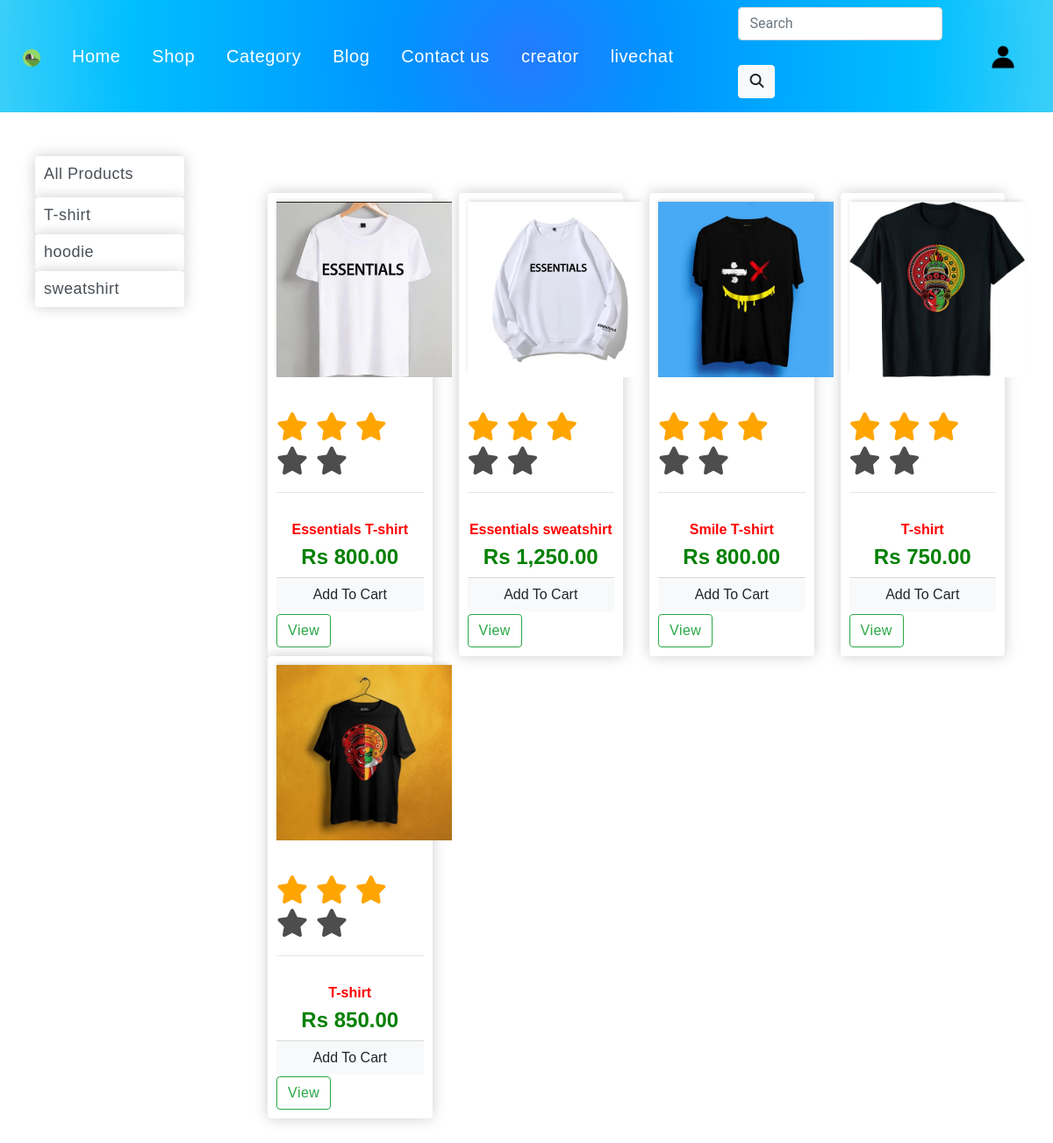
/home/categorie, run on an earlier commit of the app's database.
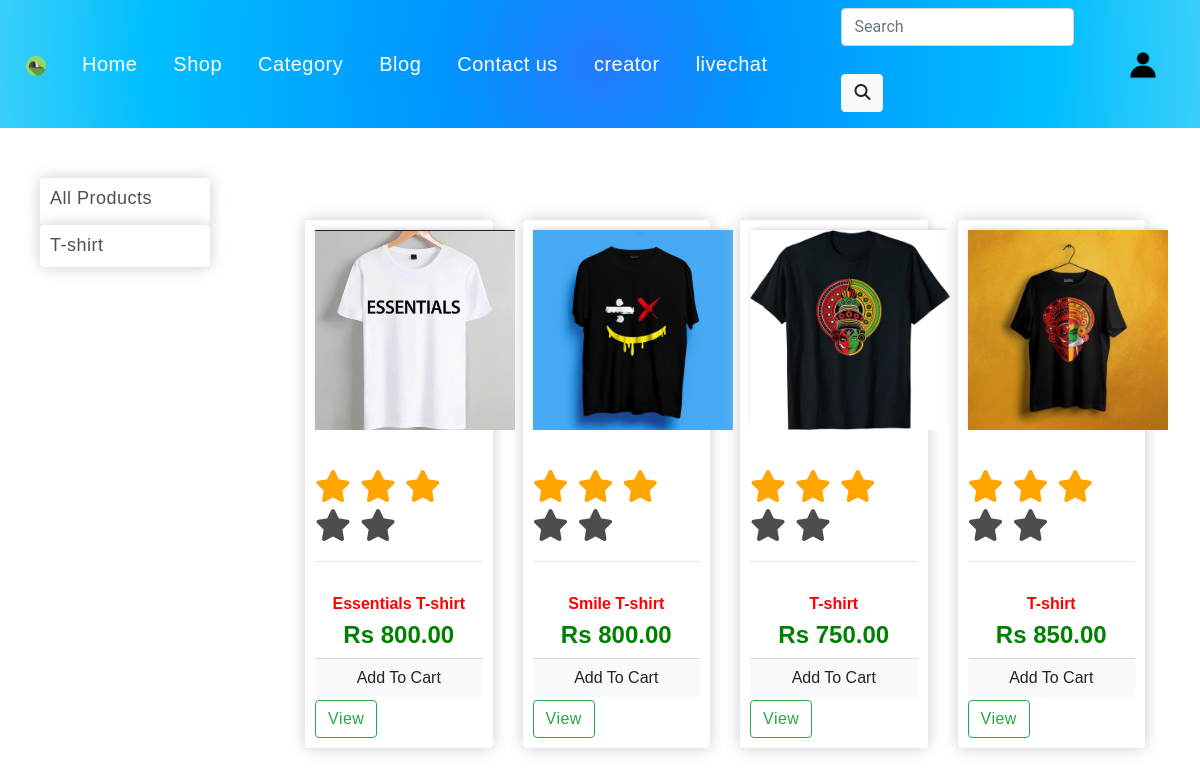
And on a later commit of the database.
### Home/models.py (models this page shows, shortened)
class Category(models.Model):
    name = models.CharField(max_length=200, db_index=True)
    gender = models.CharField(max_length=1, choices=GENDER_CHOICES)
    slug = models.SlugField(max_length=200, unique=True)
    class Meta:
        ordering = ('name',)
        verbose_name = 'category'
        verbose_name_plural = 'categories'
    @staticmethod
    def get_all_categories():
        return Category.objects.all()

class Product(models.Model):
    id=models.AutoField(auto_created=True,primary_key=True)
    category = models.ForeignKey(Category, related_name='products', on_delete=models.CASCADE)
    name = models.CharField(max_length=200, db_index=True)
    slug = models.SlugField(max_length=200, db_index=True)
    image=models.ImageField(upload_to="media/productimage/")
    description = models.TextField(blank=True)
    price = models.DecimalField(max_digits=10, decimal_places=2)
    available = models.BooleanField(default=True)
    class Meta:
        ordering = ('name',)
        index_together = (('id', 'slug'),)
    @staticmethod
    def get_all_products():
        return Product.objects.all()

### Home/views.py (the view)
# urls.py: path('categorie', views.categorie,name="categorie"),
def categorie(request):
    cart = request.session.get('cart')
    if not cart:
        request.session['cart'] = {}
    products = None
    categories = Category.get_all_categories()
    categoryID = request.GET.get('category')
    if categoryID:
        products = Product.get_all_products_by_categoryid(categoryID)
    else:
        products = Product.get_all_products();
    data = {}
    data['products'] = products
    data['categories'] = categories
    print('you are : ', request.session.get('email'))
    return render(request, 'productpage/categorie.html', data)

### Home/templatetags/cart.py (called while the page is built)
@register.filter(name='is_in_cart')
def is_in_cart(product  , cart):
    keys = cart.keys()
    for id in keys:
        if int(id) == product.id:
            return True
    return False;

### templates/productpage/categorie.html (shortened to what this page needs)
{% extends 'base.html' %}
{% load static %}
{% block css %}<link rel="stylesheet" type="text/css" href="{% static 'css/main.css' %}">{% endblock %}
{% block content %}
{% load cart %}
{% load custom_filter %}
<h2 class="d-flex justify-content-center pt-5">Category<h2>
    <div class="container-fluid ">
        <div class="row">
            <div class="col-lg-2 mx-auto">
                <div class="list-group">
                    <a href="#" class="box-element product list-group-item-action pb-3">All Products</a>
                    {% for category in categories %}
                    <a href="?category={{category.id}}"
                        class="box-element product list-group-item-action">{{category.name}}</a>
                    {% endfor %}
                </div>
            </div>
            <div id='products' class="col-lg-9 mx-auto">
        <div class="container containbox" >
    <div class="row">
        {% for product in products %}
        <div class="col-lg-3">
            <div class="box-element product">
            <div class = "product-img">
            <img class="thumbnail" src="{{product.image.url}}">
            </div>
            <br>
            <span class="fa fa-star checked"></span>
            <span class="fa fa-star checked"></span>
            <span class="fa fa-star checked"></span>
            <span class="fa fa-star"></span>
            <span class="fa fa-star"></span>
            <hr>
                <h6 class = "d-flex justify-content-center pt-3" style="color:red;"><strong>{{product.name}}</strong></h6>
                <h4 class="d-flex justify-content-center " style="color:green; "><strong>Rs {{product.price}}</strong></h4>
                    <div class="card-footer p-0 no-gutters">
                        {% if product|is_in_cart:request.session.cart %}
                        <div class="row no-gutters btn-outline-light">
                            <form action="/#{{product.id}}" class="col-2 " method="post">
                                {% csrf_token %}
                                <input hidden type="text" name='product' value='{{product.id}}'>
                                <input hidden type="text" name='remove' value='True'>
                                <input type="submit" value=" - " class="btn btn-block btn-light border-right">
                            </form>
                            <div class="text-center col btn btn-primary">{{product|cart_quantity:request.session.cart}} in Cart</div>
                            <form action="/#{{product.id}}" class="col-2 " method="post">
                                {% csrf_token %}
                                <input hidden type="text" name='product' value='{{product.id}}'>
                                <input type="submit" value=" + " class="btn btn-block btn-light border-left">
                            </form>
                        </div>
                        {% else %}
                        <form action="/#{{product.id}}" method="POST" class="btn-block">
                            <input type="submit" class="float-right btn btn-light  form-control"
                                value="Add To Cart">
                        </form>
                        {% endif %}
                    </div>
              <a class="btn btn-outline-success" href="{% url "edit" product.id%}" >View</a>
        </div>
    </div>
    {% endfor %}
</div>
</div>
    </div>
</div>
{% endblock content %}

What changed in the data, as far as the page shows it:
removed Category: name "hoodie"
removed Category: name "sweatshirt"
removed Product: image (picture), name "Essentials sweatshirt", price "1,250.00"
